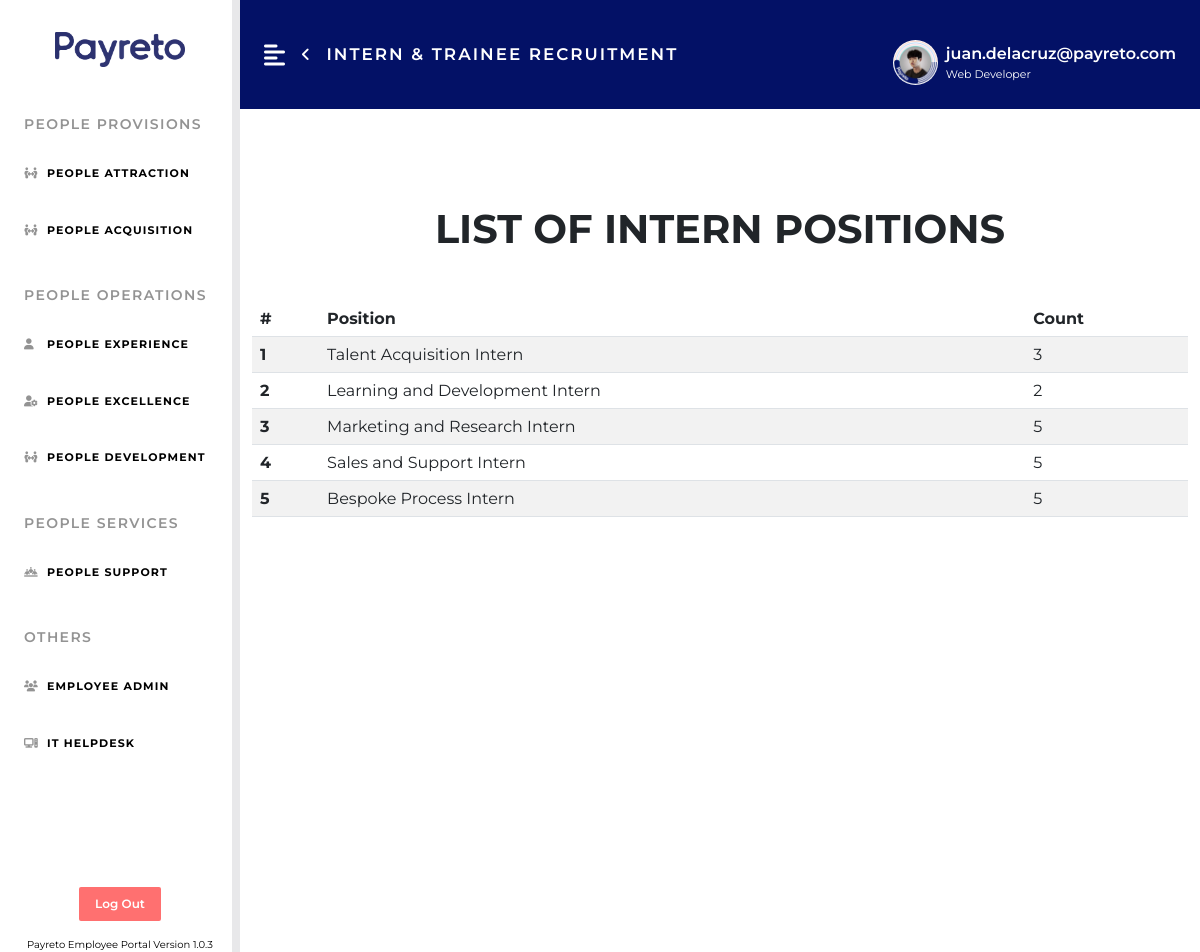
Screenshot of /people_provisions/people_acquisition/content/intern_positions.php (signed in) with the database file from the repository.
### tables this page shows
CREATE TABLE `intern_positions` (
  `i_id` int(10) NOT NULL,
  `i_pos` varchar(255) NOT NULL,
  `i_num` int(2) NOT NULL
);

### people_provisions/people_acquisition/content/intern_positions.php (the view, shortened to what this page needs)
<?php
include '../../../includes/functions-inc.php';
include '../../../includes/plugins.php';
?>
<!DOCTYPE html>
<html lang="en">
<head>
    <link rel="stylesheet" href="/Employee-Portal-v2/assets/css/dashboard_styles.css">
    <link rel="stylesheet" href="/Employee-Portal-v2/people_provisions/people_acquisition/assets/css/p_acquisition_styles.css">
</head>
<?php
$sql = "SELECT * FROM intern_positions";
$result = mysqli_query($conn, $sql);
$row = mysqli_fetch_all($result, MYSQLI_ASSOC);
?>
<body>
    <div class="d-flex" id="wrapper">
        <?php include "../../../includes/sidebar.php"; ?>
        <div id="page-content-wrapper">
            <nav class="heading-payreto navbar navbar-expand-lg navbar-light py-3 px-4">
                <div class="d-flex align-items-center header-text">
                    <i class="fas fa-align-left tertiary-text fs-4 me-3" id="menu-toggle"></i>
                    <a class="back-icon me-3" href="/Employee-Portal-v2/people_provisions/people_acquisition/index.php"><i class="back-icon fa-solid fa-angle-left"></i></a>
                    <h4 class="m-0">INTERN & TRAINEE RECRUITMENT</h4>
                </div>
                <?php
                include "../../../includes/header.php";
                ?>
            </nav>
            <div class="w-100 py-5">
                <div class="container">
                    <h1 class="card-heading my-5 text-uppercase text-center">LIST OF INTERN POSITIONS</h1>
                    <?php if (empty($row)) : ?>
                        <div class="container d-flex justify-content-center">
                            <img src="/Employee-Portal-v2/assets/img/under_construction.gif">
                        </div>
                        <div class="container d-flex justify-content-center">
                            <p style="color: red;" class="card-heading">Under Construction... Come back soon! </p>
                        </div>
                    <?php else : ?>
                        <table class="table table-striped table-hover">
                            <thead>
                                <tr>
                                    <th scope="col">#</th>
                                    <th scope="col">Position</th>
                                    <th scope="col">Count</th>
                                </tr>
                            </thead>
                            <tbody>
                                <?php
                                $j = 1;
                                foreach ($row as $key => $value) {
                                    echo "<tr>";
                                    echo "<th scope='row'>$j</th>";
                                    echo "<td>" . $value['i_pos'] . "</td>";
                                    echo "<td>" . $value['i_num'] . "</td>";
                                    echo "</tr>";
                                    $j++;
                                }
                                ?>
                            </tbody>
                        </table>
                    <?php endif; ?>
                </div>
            </div>
        </div>
    </div>
</body>
</html>

### assets/css/dashboard_styles.css (style rules this page uses)
* { font-family: 'Montserrat', sans-serif; transition: opacity 0.4s; }
:root { --main-bg-color: #009d63; --main-text-color: #FFFFFF; --second-text-color: #FFFFFF; --second-bg-color: #c1efde; }
.tertiary-text { color: var(--main-text-color); }
.heading-payreto { padding: 3rem 0 3rem 0; background-color: #031166; }
.header-text h4 { font-size: clamp(1em, 1.4vw, 3em); font-weight: 600; letter-spacing: 2px; color: #FFFFFF; text-transform: uppercase; }
#wrapper { overflow-x: hidden; background-color: #FFFFFF; }
#page-content-wrapper { min-width: 100vw; }
#menu-toggle { cursor: pointer; }
@media (min-width: 768px) { #page-content-wrapper { min-width: 0; width: 100%; } }

### people_provisions/people_acquisition/assets/css/p_acquisition_styles.css (style rules this page uses)
.card-heading { font-weight: 700; }
.back-icon { text-decoration: none; color: #ffffff; font-size: 1.9vh; }

### rows the page displays
intern_positions: i_pos "Talent Acquisition Intern", i_num "3"
intern_positions: i_pos "Learning and Development Intern", i_num "2"
intern_positions: i_pos "Marketing and Research Intern", i_num "5"
intern_positions: i_pos "Sales and Support Intern", i_num "5"
intern_positions: i_pos "Bespoke Process Intern", i_num "5"

### other values shown
$version_num "1.0.3"
